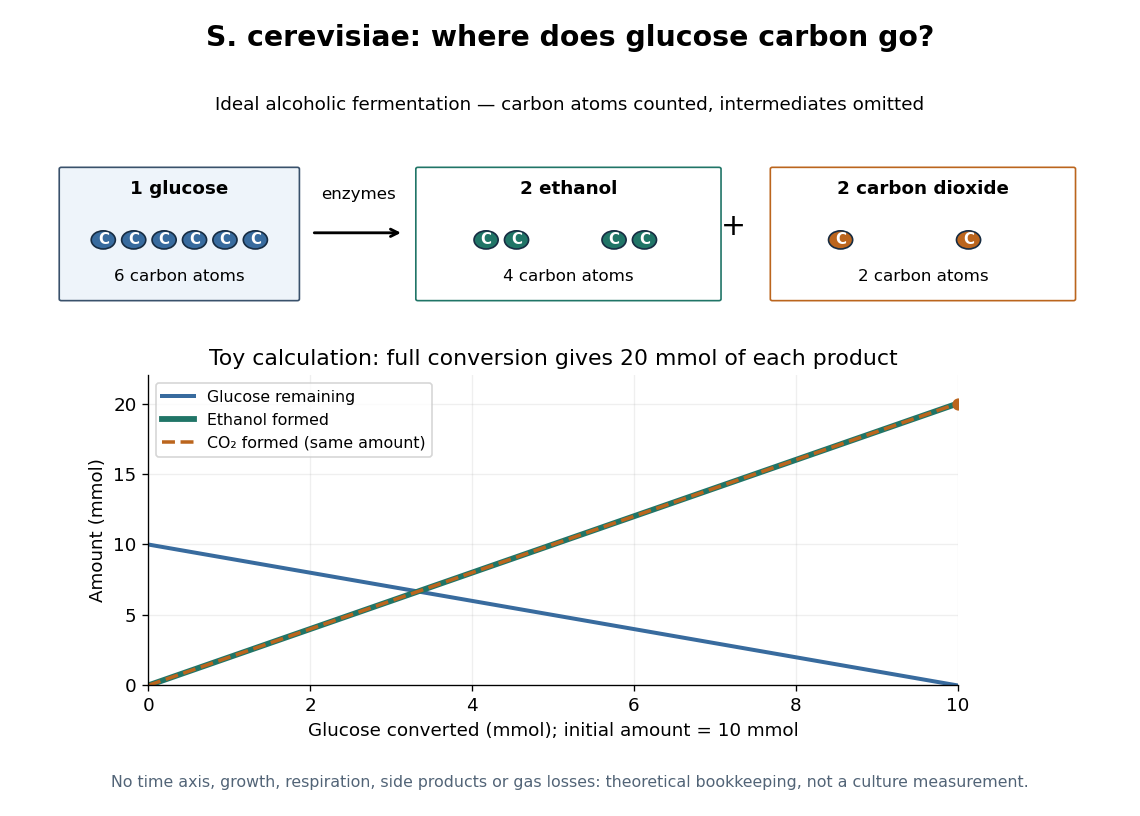

This figure's Python source:
"""Original carbon bookkeeping and ideal conversion toy, not measured yields.

Run from _media: MPLCONFIGDIR=/tmp/codex-wiki-matplotlib python ../saccharomyces-fermentation-carbon-balance.py
Tested with Python 3.14.4, Matplotlib 3.10.7 and NumPy 2.3.5.
Basis: C6H12O6 -> 2 C2H5OH + 2 CO2, with no biomass or other products.
"""

from pathlib import Path

import matplotlib

matplotlib.use("Agg")
import matplotlib.pyplot as plt
import numpy as np
from matplotlib.patches import Circle, FancyBboxPatch


def carbon_group(ax, x, y, count, color):
    for i in range(count):
        ax.add_patch(Circle((x + i * 0.29, y), 0.115, facecolor=color, edgecolor="#172c42"))
        ax.text(x + i * 0.29, y, "C", color="white", ha="center", va="center", fontsize=9, weight="bold")


def main():
    plt.rcParams.update({"font.family": "DejaVu Sans", "font.size": 11})
    fig = plt.figure(figsize=(9.5, 6.8), dpi=120, facecolor="white")
    fig.suptitle("S. cerevisiae: where does glucose carbon go?", fontsize=17, weight="bold", y=0.97)
    ax = fig.add_axes([0.04, 0.59, 0.92, 0.29])
    ax.set(xlim=(0, 10), ylim=(0, 3))
    ax.axis("off")
    ax.text(5, 2.85, "Ideal alcoholic fermentation — carbon atoms counted, intermediates omitted", ha="center", fontsize=11)
    ax.add_patch(FancyBboxPatch((0.15, 0.45), 2.25, 1.65, boxstyle="round,pad=0.02", facecolor="#eef4fa", edgecolor="#39516b"))
    ax.text(1.275, 1.78, "1 glucose", ha="center", weight="bold")
    carbon_group(ax, 0.55, 1.20, 6, "#386b9e")
    ax.text(1.275, 0.68, "6 carbon atoms", ha="center", fontsize=10)
    ax.annotate("", xy=(3.42, 1.29), xytext=(2.53, 1.29), arrowprops={"arrowstyle": "->", "lw": 1.7})
    ax.text(2.98, 1.72, "enzymes", ha="center", fontsize=10)
    for x, label, count, color in [(3.55, "2 ethanol", 2, "#207567"), (6.93, "2 carbon dioxide", 1, "#bb651d")]:
        ax.add_patch(FancyBboxPatch((x, 0.45), 2.87, 1.65, boxstyle="round,pad=0.02", facecolor="white", edgecolor=color))
        ax.text(x + 1.435, 1.78, label, ha="center", weight="bold")
        carbon_group(ax, x + 0.65, 1.20, count, color)
        carbon_group(ax, x + 1.87, 1.20, count, color)
        ax.text(x + 1.435, 0.68, f"{2 * count} carbon atoms", ha="center", fontsize=10)
    ax.text(6.56, 1.26, "+", fontsize=18, ha="center")
    plot = fig.add_axes([0.13, 0.16, 0.71, 0.38])
    extent = np.linspace(0, 10, 101)
    plot.plot(extent, 10 - extent, color="#386b9e", lw=2.4, label="Glucose remaining")
    plot.plot(extent, 2 * extent, color="#207567", lw=3.5, label="Ethanol formed")
    plot.plot(extent, 2 * extent, color="#bb651d", lw=2.1, ls="--", label="CO₂ formed (same amount)")
    plot.scatter([10], [20], color="#bb651d", zorder=4, s=40)
    plot.set(xlim=(0, 10), ylim=(0, 22), xlabel="Glucose converted (mmol); initial amount = 10 mmol",
             ylabel="Amount (mmol)", title="Toy calculation: full conversion gives 20 mmol of each product")
    plot.set_xticks([0, 2, 4, 6, 8, 10])
    plot.set_yticks([0, 5, 10, 15, 20])
    plot.grid(alpha=0.2)
    plot.spines[["top", "right"]].set_visible(False)
    plot.legend(loc="upper left", fontsize=9.5)
    fig.text(0.5, 0.035, "No time axis, growth, respiration, side products or gas losses: theoretical bookkeeping, not a culture measurement.",
             ha="center", fontsize=9.5, color="#526477")
    fig.savefig(Path.cwd() / "saccharomyces-fermentation-carbon-balance.png", facecolor="white", transparent=False)
    plt.close(fig)


if __name__ == "__main__":
    main()
